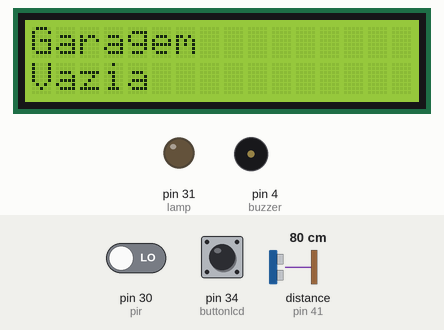
A sketch run on a simulated Arduino Mega 2560, built with avr-gcc and run on an emulated ATmega2560. Shown: 16×2 character LCD, output pins drawn as LEDs (lit = HIGH), buzzer (waves = sounding, pin HIGH). Wiring (inferred from the names in the program): ultrasonic range finder: trigger pin 40; echo pin 41. Inputs (shaded band) come from the test bench; at power-on: distance to the obstacle (sensor on pin 41) 80 cm, pin 34 (buttonlcd) LOW, pin 30 (pir) LOW. The echo pulse lasts 58.3 µs per cm; pins used as bus, display or sensor lines are not drawn; what the sketch prints to the serial monitor is not drawn.

Above: at 1.3 s.
1.4 s: distance to the obstacle (sensor on pin 41) set to 4 cm
At 1.9 s:
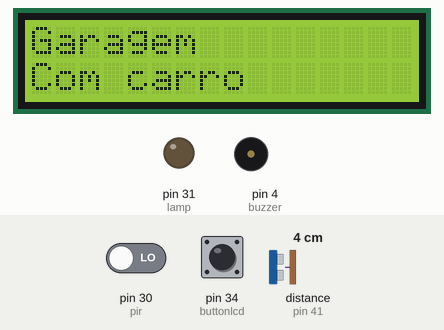
2.9 s: pin 34 (buttonlcd) pulled HIGH for 0.15 s
At 4.2 s:
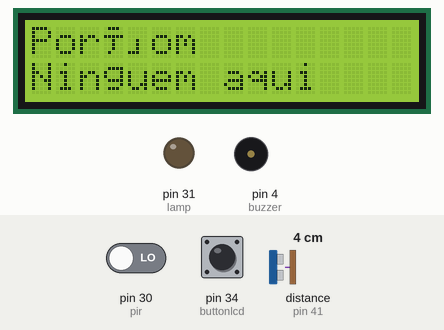
4.5 s: pin 34 (buttonlcd) pulled HIGH for 1 s
At 5.6 s:
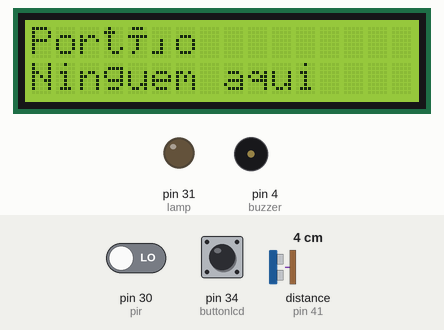
7.0 s: pin 30 (pir) driven HIGH
At 7.7 s:
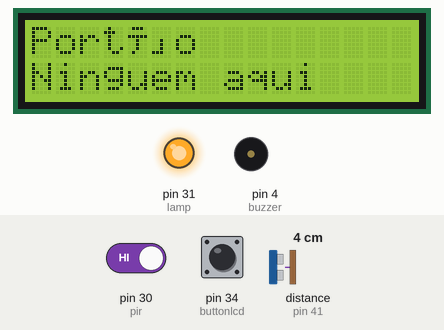
Timing chart, 0 to 10.0 s (numbered marks = the images above; inputs shaded):
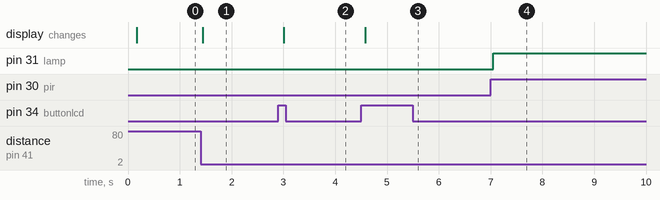

Measured:
- after the input at 1.4 s, the display: changes at once (image 1)
- after the input at 2.9 s, the display: changes after 0.11 s (image 2)
- after the input at 4.5 s, the display: changes after 0.08 s (image 3)
- after the input at 7.0 s, pin 31 (lamp): LOW → HIGH after 0.05 s

The sketch:

embarcados.ino
```cpp
#include <Wire.h>
#include <SPI.h>
#include <MFRC522.h>
#include <LiquidCrystal.h>
#include <Stepper.h>
#include <stdlib.h>
#include "RTClib.h"
#include "SoftwareSerial.h"
SoftwareSerial bluetooth(2, 3); //TX, RX (Bluetooth)

/*               MFRC522      Arduino       Arduino   Arduino    Arduino          Arduino
               Reader/PCD   Uno/101       Mega      Nano v3    Leonardo/Micro   Pro Micro
   Signal      Pin          Pin           Pin       Pin        Pin              Pin
   -----------------------------------------------------------------------------------------
   RST/Reset   RST          9             5         D9         RESET/ICSP-5     RST
   SPI SS      SDA(SS)      10            53        D10        10               10
   SPI MOSI    MOSI         11 / ICSP-4   51        D11        ICSP-4           16
   SPI MISO    MISO         12 / ICSP-1   50        D12        ICSP-1           14
   SPI SCK     SCK          13 / ICSP-3   52        D13        ICSP-3           15*/

//rtc
char diaSemana[7][12] = {"Domingo", "Segunda", "Terça", "Quarta", "Quinta", "Sexta", "Sábado"};

const int stepsPerRevolution = 64;  // change this to fit the number of steps per revolution
// for your motor

//PINS################################################################
#define SS_PIN 53
#define RST_PIN 5
MFRC522 mfrc522(SS_PIN, RST_PIN);
RTC_DS3231 rtc;

LiquidCrystal lcd(20, 21, 22, 23, 24, 25, 26, 27, 28, 29);

// motor
Stepper myStepper(stepsPerRevolution, 42, 43, 44, 45);

//ultrassom
int trigPin = 40;    // Trigger
int echoPin = 41;    // Echo

//buzzer
int buzzer = 4 ;

//PIR
int pir=30;
int lamp=31;

//VARIAVEIS#########################################################
int k=0;

//ultrassom
float cm=0;
long time_us_d=0;
long timetraveled=0;
long stopb=0;
int stopbuzzer=0;
float lastd=0;
int lockerbuzzer=0;

//motor
long tmotor=0;
int gate=35;
int error=0;

//lcd
int buttonlcd=34;
int bdisplay=0;
int lastButtonState=0;
unsigned long lastDebounceTime=0;
unsigned int debounceDelay=50;
int buttonState=0;

//SETUP
void setup() {
  Serial.begin(9600);   // Inicia a serial
  bluetooth.begin(9600);
  //rtc
  rtc.begin();

  //rfid
  SPI.begin();      // Inicia  SPI bus
  mfrc522.PCD_Init();   // Inicia MFRC522


  //stepper
  myStepper.setSpeed(60);
  pinMode(gate, OUTPUT);

  //ultrassom/buzzer
  pinMode(trigPin, OUTPUT);
  pinMode(echoPin, INPUT);
  pinMode(buzzer, OUTPUT);

  //PIR
  pinMode(lamp, OUTPUT);
  pinMode(pir, INPUT);

  //lcd
  lcd.begin(16, 2); // Define o número de colunas e linhas do display LCD usado.*/
  pinMode(gate, INPUT); //LCD mode
}

void debounce() {
  int reading = digitalRead(buttonlcd);
  if (reading != lastButtonState) {
    lastDebounceTime = millis();
  }
  if ((millis() - lastDebounceTime) > debounceDelay) {
    if (reading != buttonState) {
      buttonState = reading;

      if (buttonState == HIGH) {
        bdisplay++;
        if(bdisplay==5){
          bdisplay=0;
        }
      }
    }
  }
  lastButtonState = reading;
}

byte readCard[4];
int getID() {
  // Getting ready for Reading PICCs
  if ( ! mfrc522.PICC_IsNewCardPresent()) { //If a new PICC placed to RFID reader continue
    return 0;
  }
  if ( ! mfrc522.PICC_ReadCardSerial()) {   //Since a PICC placed get Serial and continue
    return 0;
  }
  // There are Mifare PICCs which have 4 byte or 7 byte UID care if you use 7 byte PICC
  // I think we should assume every PICC as they have 4 byte UID
  // Until we support 7 byte PICCs
  Serial.println(F("Scanned PICC's UID:"));
  mfrc522.PICC_HaltA(); // Stop reading
  return 1;
}
int aux=0;
String id="";
//LOOP
void loop() {
Serial.println("banana");
  //RFID
  long m=millis();

  Serial.println("ID:");
  if(getID()==1 or getID()==0){
    for (byte i = 0; i < mfrc522.uid.size; i++)
    {
       Serial.print(mfrc522.uid.uidByte[i]);
       Serial.print(" ");
       id.concat(String(mfrc522.uid.uidByte[i],HEX));
       mfrc522.uid.uidByte[i]='\0';
    }
  }

  if (id == "9b355aa"){
      tmotor=millis();
      k=1;
      id="";
  }
  else if (id != "0000" || id != ""){
      tmotor=millis();
      k=5;
  }

  if(k==1){
    myStepper.step(stepsPerRevolution);
  }
  else if(k==2){
    myStepper.step(-stepsPerRevolution);
  }
  if(k==1 && m-tmotor>10000){
    k=3;
  }
  else if(k==3 && m-tmotor>15000 && m-tmotor<25010){
    k=2;
  }
  else if(k==2 && m-tmotor>25000 && m-tmotor<35010){
    k=0;
  }

  if(k==5 && tmotor%1001==1000 && error<=4){
    aux=!aux;
    digitalWrite(lamp, aux);
    error++;
  }
  if(error==4){
    error=0;
  }

  //pir
  if(digitalRead(pir)==1){
    Serial.println("SOMEONE IS HERE");
    digitalWrite(lamp, HIGH);
  }
  else{
    digitalWrite(lamp, LOW);
  }

  //ultrassom/buzzer
  digitalWrite(trigPin, LOW);
  delayMicroseconds(5);
  digitalWrite(trigPin, HIGH);
  delayMicroseconds(10);
  digitalWrite(trigPin, LOW);
  timetraveled = pulseIn(echoPin, HIGH);
  cm = (timetraveled/2)*0.0343;
  Serial.println(cm);
  Serial.print("cm");
  if(stopbuzzer==0){
    if(cm<5 && cm>4 && millis()-time_us_d>500){
        Serial.println("a");
        time_us_d=millis();
        digitalWrite (buzzer, HIGH) ;
        delayMicroseconds(200) ;
        digitalWrite (buzzer, LOW) ;
        delayMicroseconds(200) ;
      Serial.println("CARALHO");
     }
    else if(cm<4 && cm>3 && millis()-time_us_d>250){
      Serial.println("b");
        time_us_d=millis();
        digitalWrite (buzzer, HIGH) ;
        delayMicroseconds(200) ;
        digitalWrite (buzzer, LOW) ;
        delayMicroseconds(200) ;
      Serial.println("BANANIHA");
     }
    else if(cm<3 && cm>2 && millis()-time_us_d>125){
        time_us_d=millis();
        digitalWrite (buzzer, HIGH) ;
        delayMicroseconds(200) ;
        digitalWrite (buzzer, LOW) ;
        delayMicroseconds(200) ;
     }
    else if(cm<2.50 && cm>1){
        digitalWrite (buzzer, HIGH) ;
        delayMicroseconds(200) ;
        digitalWrite (buzzer, LOW) ;
        delayMicroseconds(200) ;
     }
  }
  if(m-stopb>1000){
    stopb=m;
    lastd=cm;
    lockerbuzzer++;
  }
  if(cm<lastd+0.4 && cm>lastd-0.4 && lockerbuzzer==4){
    stopbuzzer=1;
    Serial.println("hi");
    lockerbuzzer=0;
  }
  if(cm<lastd-0.4){
    stopbuzzer=0;
  }

  //lcd
   debounce();
   if(bdisplay==0){
      lcd.setCursor(0,0);
      lcd.print("Garagem");
      lcd.setCursor(0,1);
      if(cm>15){
        lcd.print("Vazia");
      }else{
        lcd.print("Com carro");
      }
   }
   if(bdisplay==1){
      lcd.setCursor(0,0);
      lcd.print("Porão");
      lcd.setCursor(0,1);
      if(pir==1){
        lcd.print("Ha' gente");
      }else{
        lcd.print("Ninguem aqui");
      }
   }
   if(bdisplay==2){
      lcd.setCursor(0,0);
      lcd.print("Portão");
      lcd.setCursor(0,1);
      if(k==0){
        lcd.print("Fechado");
      }
      if(k==1){
        lcd.print("Abrindo");
      }
      if(k==2){
        lcd.print("Fechando");
      }
      if(k==3){
        lcd.print("Aberto");
      }
   }

    /*DateTime now = rtc.now(); //CHAMADA DE FUNÇÃO
    Serial.print("Data: "); //IMPRIME O TEXTO NO MONITOR SERIAL
    Serial.print(now.day(), DEC); //IMPRIME NO MONITOR SERIAL O DIA
    Serial.print('/'); //IMPRIME O CARACTERE NO MONITOR SERIAL
    Serial.print(now.month(), DEC); //IMPRIME NO MONITOR SERIAL O MÊS
    Serial.print('/'); //IMPRIME O CARACTERE NO MONITOR SERIAL
    Serial.print(now.year(), DEC); //IMPRIME NO MONITOR SERIAL O ANO
    Serial.print(" / Dia: "); //IMPRIME O TEXTO NA SERIAL
    Serial.print(diaSemana[now.dayOfTheWeek()]); //IMPRIME NO MONITOR SERIAL O DIA
    Serial.print(" / Horas: "); //IMPRIME O TEXTO NA SERIAL
    Serial.print(now.hour(), DEC); //IMPRIME NO MONITOR SERIAL A HORA
    Serial.print(':'); //IMPRIME O CARACTERE NO MONITOR SERIAL
    Serial.print(now.minute(), DEC); //IMPRIME NO MONITOR SERIAL OS MINUTOS
    Serial.print(':'); //IMPRIME O CARACTERE NO MONITOR SERIAL
    Serial.print(now.second(), DEC); //IMPRIME NO MONITOR SERIAL OS SEGUNDOS
    Serial.println(); //QUEBRA DE LINHA NA SERIAL
    delay(1000); //INTERVALO DE 1 SEGUNDO*/
    //if (bluetooth.available() > 0)
    //bluetooth.println("LED: ON");
}
```
